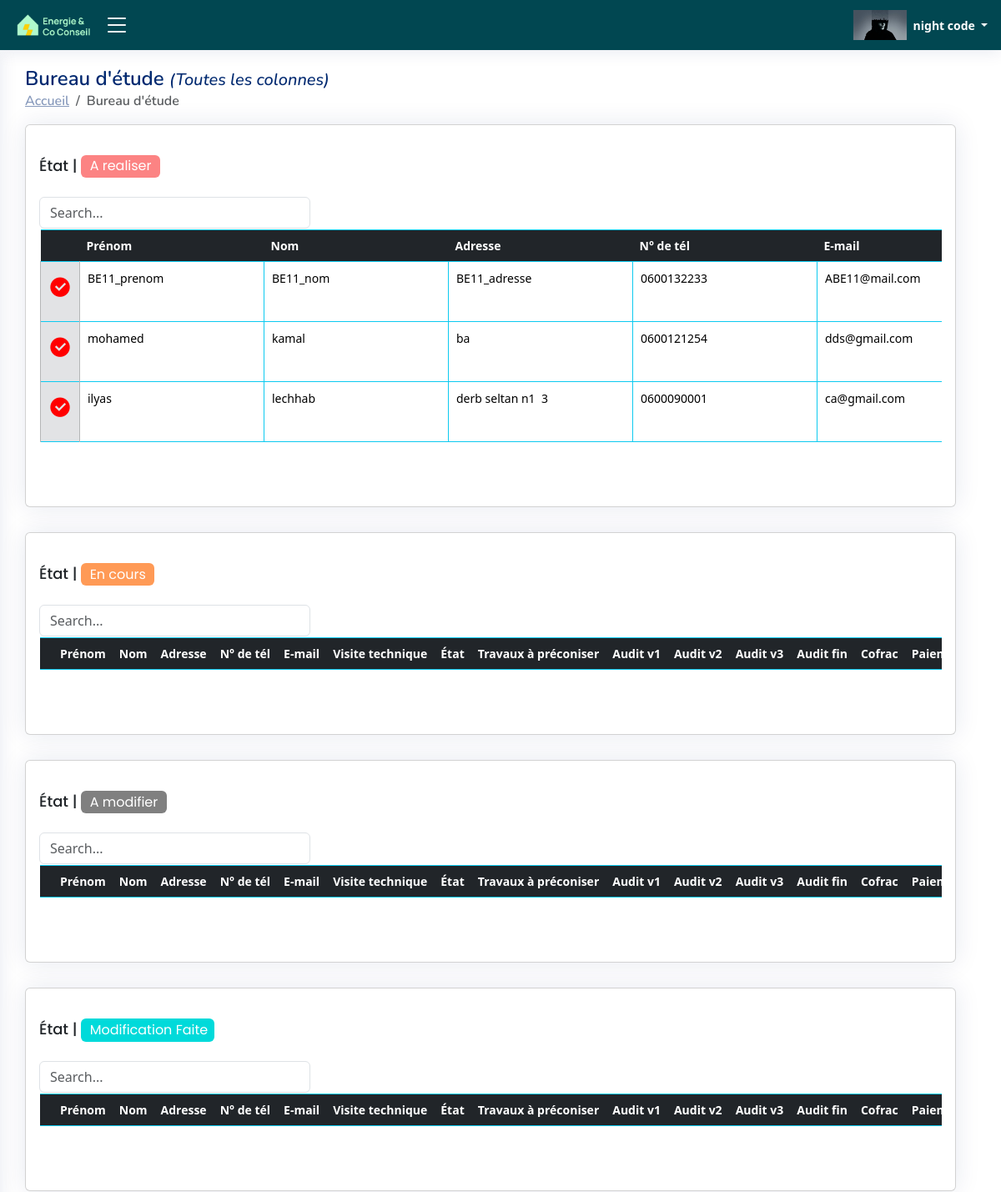
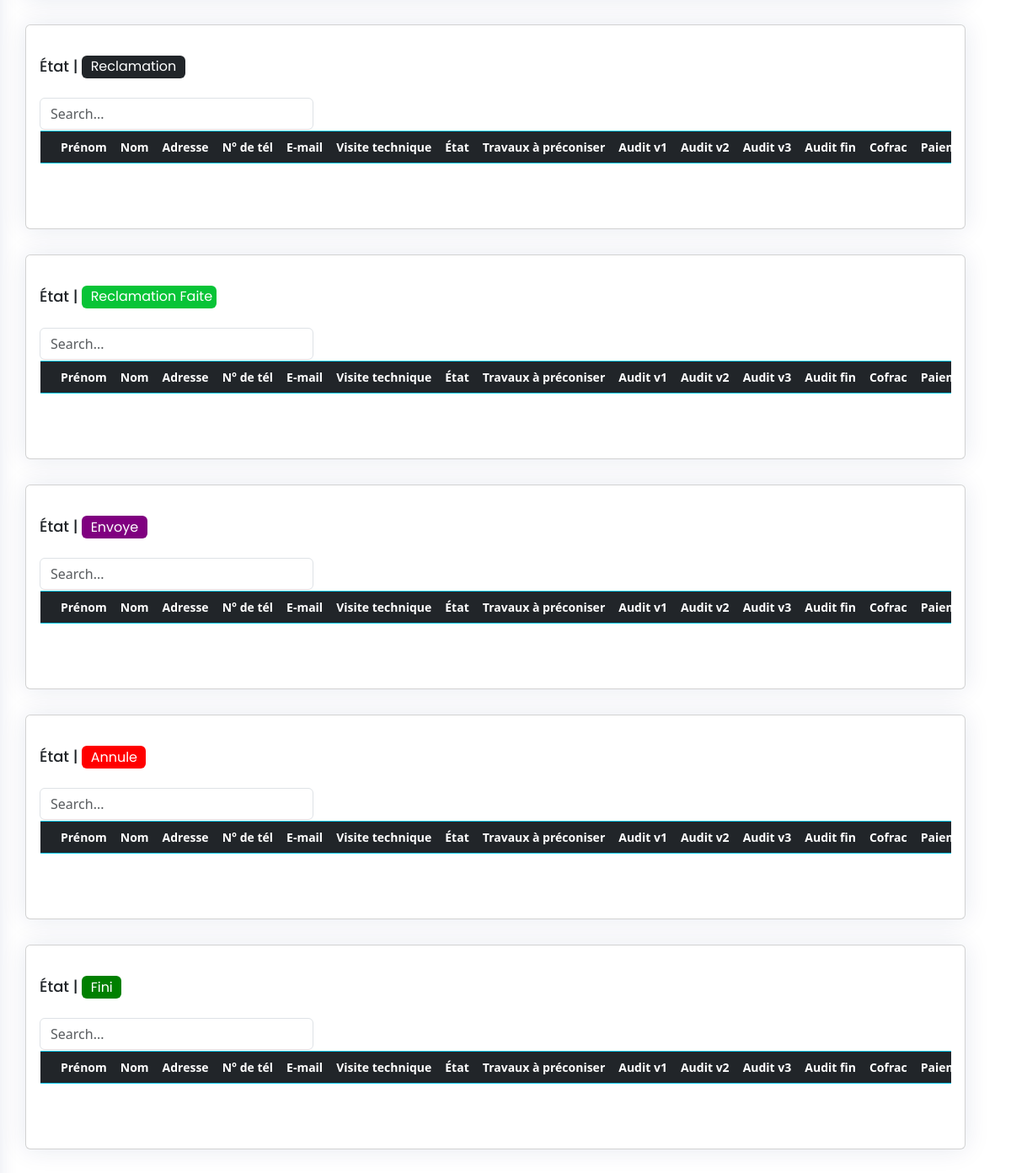
/BE_audit_ALL/ (signed in), run on the app's committed database (2 pictures, top to bottom).
### ERapp/models.py (models this page shows, shortened)
class USER(AbstractBaseUser, PermissionsMixin):
    email = models.EmailField(unique=True)
    first_name = models.CharField(max_length=30, blank=True, null=True)
    last_name = models.CharField(max_length=30, blank=True, null=True)
    role = models.CharField(max_length=255, blank=True, null=True)
    agent = models.CharField(max_length=30, blank=True, null=True)
    num = models.CharField(max_length=30, blank=True, null=True)
    is_active = models.BooleanField(default=True)
    is_staff = models.BooleanField(default=False)
    is_superuser = models.BooleanField(default=False)
    profile_pic = models.ImageField(blank=True, upload_to='uploads/profilePic',default='uploads/default_user_avatar.png')
    date_joined = models.DateTimeField(default=timezone.now)
    last_login = models.DateTimeField(blank=True, null=True)
    user_id = models.CharField(max_length=255,blank=True, null=True)
    be = models.BooleanField(default=False)
    ai = models.BooleanField(default=False)
    com_name = models.CharField(max_length=255,blank=True, null=True)
    objects = CustomUserManager()
    USERNAME_FIELD = 'email'
    REQUIRED_FIELDS = ['first_name', 'last_name']

class TableData001(models.Model):
    cell_id = models.CharField(max_length=255,blank=True)
    firstname = models.CharField(max_length=255,blank=True)
    lastname = models.CharField(max_length=255,blank=True)
    address = models.CharField(max_length=255,blank=True)
    email = models.CharField(max_length=255,blank=True)
    num = models.CharField(max_length=255,blank=True)
    precaite = models.CharField(max_length=255,blank=True)
    vt = models.FileField(upload_to='uploads/files',blank=True)
    etat_vt = models.CharField(default="En cours",max_length=255,blank=True)
    etat = models.CharField(default="A realiser",max_length=255,blank=True)
    tp = models.CharField(max_length=255,blank=True)
    auditV1 = models.FileField(upload_to='uploads/files/%Y/%m/%d/',blank=True)
    auditV2 = models.FileField(upload_to='uploads/files/%Y/%m/%d/',blank=True)
    auditV3 = models.FileField(upload_to='uploads/files/%Y/%m/%d/',blank=True)
    cofrac = models.CharField(max_length=255,blank=True)
    paiement = models.BooleanField(default=False)
    auditeur = models.CharField(max_length=255,blank=True)
    agent= models.CharField(max_length=255,blank=True,null=True)
    bureau_d_etude = models.CharField(max_length=255,blank=True,null=True)
    be = models.BooleanField(default=False)
    ai = models.BooleanField(default=False)
    creation_time = models.DateTimeField(auto_now_add=True, blank = True)
    Envoye_time = models.DateTimeField(null=True, blank=True, default=None)
    Envoye_time_checker = models.BooleanField(default=False)
    fini_time = models.DateTimeField(null=True, blank=True, default=None)
    fini_time_checker = models.BooleanField(default=False)

### ERapp/views.py (the view)
# urls.py: path('BE_audit_ALL/',BE_audit_ALL ,name="BE_audit_ALL"),
@login_required
def BE_audit_ALL(request): # add row (,firstname,lastname,addressm,num,etat,tp,cofrac,paiment,agent,)
    redirect_page="/BE_audit_ALL/"
    html_page="BE_audit_ALL.html"
    table_view(request,redirect_page)
    list=audit_pages(request,redirect_page,html_page)
    return render(request, f"html/{html_page}", list)

### ERapp/views.py (called while the page is built, shortened)
@login_required
def table_view(request,redirect_page):
    user_=request.user

### ERapp/templates/html/BE_audit_ALL.html (shortened to what this page needs)
{% load static %}
{% load l10n %}
{% load humanize %}
<!DOCTYPE html>
<html lang="fr">
<head>
  <link rel="stylesheet" href="https://cdnjs.cloudflare.com/ajax/libs/font-awesome/5.15.3/css/all.min.css">
  <link href="{% static 'css/style.css' %}" rel="stylesheet" type="text/css">
  <link href="{% static 'vendor/bootstrap/css/bootstrap.min.css' %}" rel="stylesheet">
  <link href="{% static 'vendor/bootstrap-icons/bootstrap-icons.css' %}" rel="stylesheet">
  <link href="{% static 'vendor/boxicons/css/boxicons.min.css' %}" rel="stylesheet">
  <link href="{% static 'vendor/quill/quill.snow.css' %}" rel="stylesheet">
  <link href="{% static 'vendor/quill/quill.bubble.css' %}" rel="stylesheet">
  <link href="{% static 'vendor/remixicon/remixicon.css' %}" rel="stylesheet">
  <link href="{% static 'vendor/simple-datatables/style.css' %}" rel="stylesheet">
</head>
<body onload="load()">
  {% if user.is_authenticated  and "auditeur" in user.role  %}
  <header id="header" class="header fixed-top d-flex align-items-center">
    <div class="d-flex align-items-center justify-content-between logo_with_button" >
      <a href="{% url 'main_page' %}"  class="logo d-flex align-items-center">
        <img src="{% static 'image\logo.png' %}" alt="" >
      </a>
      <i class="bi bi-list toggle-sidebar-btn " id="click_side_bar"></i>
    </div>
    <nav class="header-nav ms-auto">
      <ul class="d-flex align-items-center">
        <li class="nav-item dropdown pe-3">
          <a class="nav-link nav-profile d-flex align-items-center pe-0" href="#" data-bs-toggle="dropdown">
            <img src="{{ user.profile_pic.url }}"  alt="Image">
            <span class="d-none d-md-block dropdown-toggle ps-2">{{ user.first_name }} {{ user.last_name }} </span>
          </a>
        </li>
      </ul>
    </nav>
  </header>
  <main id="main" class="main">
    <div class="pagetitle">
      <h1>Bureau d'étude <i class="h5">(Toutes les colonnes)</i></h1>
      <nav>
        <ol class="breadcrumb">
          <li class="breadcrumb-item"><a href="{% url 'main_page' %}">Accueil</a></li>
          <li class="breadcrumb-item active">Bureau d'étude</li>
        </ol>
      </nav>
    </div>
    <section class="section dashboard">
      <div class="row">
            {% for k  in table_index %}
            <div class="row">
              <div class="col-12">
                <div class="card recent-sales">
                  <div class="card-body">
                    <h5 class="card-title">État | <span class="badge" data-badge="{{k.state}}"> {{k.state}}</span> </h5>
                    <input class="form-control" type="text" id="filterInput_{{ k.index }}" placeholder="Search..." style="width:30%;min-width:100px;">
                      <div class="overflow-auto" style="padding:1px;">
                      <form method="post"  enctype="multipart/form-data" id="myForm">
                      <table class="table  table-hover   table-bordered  table-borderless border-info " id="tableDATA_{{k.index}}" cellspacing="0" >
                        <thead class="table-dark border-info">
                          <tr>
                          <th class="fixed-column" ></th>
                          <th onclick="sortTable('tableDATA_{{k.index}}',1)">Prénom</th>
                          <th onclick="sortTable('tableDATA_{{k.index}}',2)" >Nom </th>
                          <th onclick="sortTable('tableDATA_{{k.index}}',3)" >Adresse </th>
                          <th onclick="sortTable('tableDATA_{{k.index}}',4)">N° de tél</th>
                          <th onclick="sortTable('tableDATA_{{k.index}}',5)">E-mail </th>
                          <th colspan=2>Visite technique</th>
                          <th>État</th>
                          <th onclick="sortTable('tableDATA_{{k.index}}',9)" >Travaux à préconiser</th>
                          <th colspan=2>Audit v1</th>
                          <th colspan=2>Audit v2</th>
                          <th colspan=2>Audit v3</th>
                          <th colspan=2>Audit fin</th>
                          <th onclick="sortTable('tableDATA_{{k.index}}',18)">Cofrac</th>
                          <th >Paiement</th>
                          </tr>
                        </thead>
                          <tbody id="myTable_{{k.index}}">
                              {% for item in data %}
                              {% if item.etat == k.state and item.be == True %}
                            <tr>
                              <td class="fixed-column table-secondary"><button  class="button_table_data" type="submit" id="table{{k.index}}_edit_col" name="button_edit_data_on_table" value="{{item.cell_id}}" onclick="my_Func_edit_table_{{k.index}}('{{item.cell_id}}') "><i class="ri-checkbox-circle-fill fa-2x color-red "></i></button></td>
                              <td class="td_input_cell" ><input class="input_table_data" type="text" name="table_firstname_{{ item.cell_id }}" id="table{{k.index}}_firstname{{ item.cell_id }}" value="{{ item.firstname }}"  ></td>
                              <td class="td_input_cell"><input class="input_table_data" type="text" name="table_lastname_{{ item.cell_id }}" id="table{{k.index}}_lastname{{ item.cell_id }}" value="{{ item.lastname }}"  ></td>
                              <td class="td_input_cell"><input class="input_table_data" type="text" name="table_address_{{ item.cell_id }}" id="table{{k.index}}_address{{ item.cell_id }}" value="{{ item.address }}"  ></td>
                              <td class="td_input_cell"><input class="input_table_data" type="text" name="table_num_{{ item.cell_id }}" id="table{{k.index}}_num{{ item.cell_id }}" value="{{ item.num }}"  ></td>
                              <td class="td_input_cell"><input class="input_table_data" type="text" name="table_email_{{ item.cell_id }}" id="table{{k.index}}_email{{ item.cell_id }}" value="{{ item.email }}"  ></td>
                            </tr>
                              {% endif %}
                              {% endfor %}
                          </tbody>
                      </table>
                  </form>
                </div>
                  </div>
                </div>
              </div>
            </div>
            {% endfor %}
      </div>
    </section>
  </main>
  {% else %}
  <script>
    window.location.href = "{% url 'not_logged_in' %}";
  </script>
  {% endif %}
</body>
</html>

### data on the page
USER: profile_pic (picture), first_name "night", last_name "code"
TableData001: firstname "BE11_prenom", lastname "BE11_nom", address "BE11_adresse", num "0600132233", email "ABE11@mail.com"
TableData001: firstname "mohamed", lastname "kamal", address "ba", num "0600121254", email "dds@gmail.com"
TableData001: firstname "ilyas", lastname "lechhab", address "derb seltan n1 3", num "0600090001", email "ca@gmail.com"

### other printed values
{{ k.state }} "A realiser" "En cours" "A modifier" "Modification Faite" "Reclamation" "Reclamation Faite" "Envoye" "Annule" "Fini"
